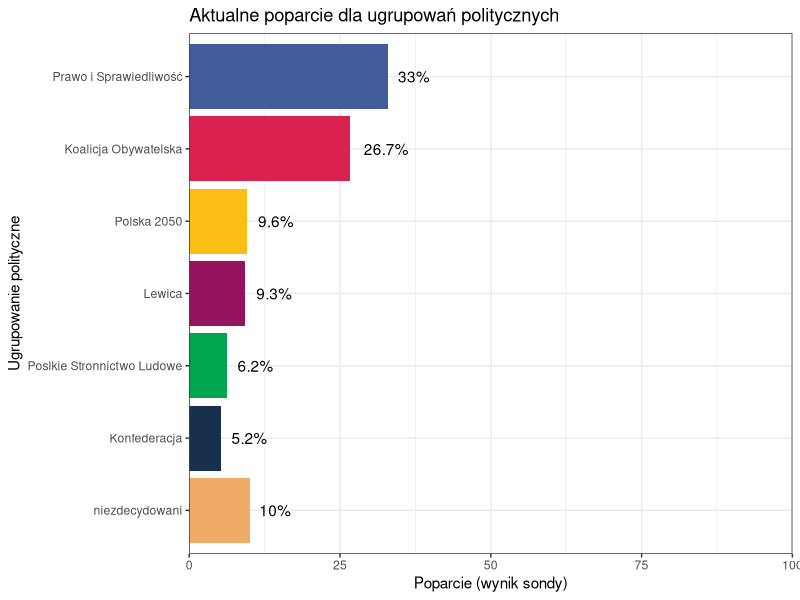

Generate this figure with R:
## ---- chunk 1
library(dplyr)
library(ggplot2)
library(forcats)
## ---- chunk 2
choices <- c("Prawo i Sprawiedliwość", 
             "Koalicja Obywatelska",
             "Polska 2050",
             "Lewica",
             "Poslkie Stronnictwo Ludowe",
             "Konfederacja",
             "niezdecydowani")
values <- c(0.33, 0.267, 0.096, 0.093, 0.062, 0.052, 0.10) * 100
colors <- c("#405c99", "#db214e", "#fcbd16", "#95135d", "#00a64e", "#18304e", "#f0ac66")

df <- data.frame(choices, values, colors)
df <- df[match(choices, df$choices), ]
df$choices <- fct_rev(factor(df$choices, levels = df$choices))

df %>% 
  ggplot(aes(x = choices, y = values, fill = colors)) +
  geom_bar(stat = "identity", fill = colors) +
  coord_flip() +
  labs(
    title = "Aktualne poparcie dla ugrupowań politycznych",
    y = "Poparcie (wynik sondy)",
    x = "Ugrupowanie polityczne"
  ) +
  theme(
    plot.margin = margin(20,20,20,10),
    legend.margin = margin(5, 10, 5, 10)
  )+
  theme_bw() +
  geom_text(aes(label = paste(values, "%", sep="")), hjust = -0.3, colour = "black") +
  scale_y_continuous(expand = c(0, 0), limits = c(0, 100)) 
